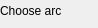
     <widget class="QWidget" name="mergeBox_2">
      <property name="geometry">
       <rect>
        <x>0</x>
        <y>0</y>
        <width>98</width>
        <height>28</height>
       </rect>
      </property>
      <attribute name="label">
       <string>Merge</string>
      </attribute>
      <widget class="QPushButton" name="mergeButton_Patch">
       <property name="geometry">
        <rect>
         <x>10</x>
         <y>130</y>
         <width>231</width>
         <height>28</height>
        </rect>
       </property>
       <property name="text">
        <string>Submit merge</string>
       </property>
      </widget>
      <widget class="QSpinBox" name="chooseMerge_Patch_1">
       <property name="geometry">
        <rect>
         <x>140</x>
         <y>0</y>
         <width>101</width>
         <height>22</height>
        </rect>
       </property>
       <property name="minimum">
        <number>-1</number>
       </property>
       <property name="maximum">
        <number>9999</number>
       </property>
       <property name="value">
        <number>-1</number>
       </property>
      </widget>
      <widget class="QLabel" name="label_37">
       <property name="geometry">
        <rect>
         <x>0</x>
         <y>60</y>
         <width>101</width>
         <height>21</height>
        </rect>
       </property>
       <property name="text">
        <string>Choose arc</string>
       </property>
      </widget>
      <widget class="QLabel" name="label_38">
       <property name="geometry">
        <rect>
         <x>0</x>
         <y>90</y>
         <width>131</width>
         <height>21</height>
        </rect>
       </property>
       <property name="text">
        <string>Choose direction</string>
       </property>
      </widget>
      <widget class="QSpinBox" name="chooseMerge_Patch_2">
       <property name="geometry">
        <rect>
         <x>140</x>
         <y>60</y>
         <width>101</width>
         <height>22</height>
        </rect>
       </property>
       <property name="minimum">
        <number>-1</number>
       </property>
       <property name="maximum">
        <number>9999</number>
       </property>
       <property name="value">
        <number>-1</number>
       </property>
      </widget>
      <widget class="QLabel" name="label_39">
       <property name="geometry">
        <rect>
         <x>0</x>
         <y>30</y>
         <width>131</width>
         <height>21</height>
        </rect>
       </property>
       <property name="text">
        <string>Choose direction</string>
       </property>
      </widget>
      <widget class="QLabel" name="label_40">
       <property name="geometry">
        <rect>
         <x>0</x>
         <y>0</y>
         <width>101</width>
         <height>21</height>
        </rect>
       </property>
       <property name="text">
        <string>Choose arc</string>
       </property>
      </widget>
      <widget class="QComboBox" name="chooseMergeDirection_Patch_1">
       <property name="geometry">
        <rect>
         <x>140</x>
         <y>30</y>
         <width>101</width>
         <height>22</height>
        </rect>
       </property>
       <item>
        <property name="text">
         <string>YELLOW</string>
        </property>
       </item>
       <item>
        <property name="text">
         <string>YELLOW-GREEN</string>
        </property>
       </item>
       <item>
        <property name="text">
         <string>GREEN</string>
        </property>
       </item>
       <item>
        <property name="text">
         <string>BLUE-GREEN</string>
        </property>
       </item>
       <item>
        <property name="text">
         <string>BLUE</string>
        </property>
       </item>
       <item>
        <property name="text">
         <string>BLUE-RED</string>
        </property>
       </item>
       <item>
        <property name="text">
         <string>RED</string>
        </property>
       </item>
       <item>
        <property name="text">
         <string>YELLOW-RED</string>
        </property>
       </item>
      </widget>
      <widget class="QComboBox" name="chooseMergeDirection_Patch_2">
       <property name="geometry">
        <rect>
         <x>140</x>
         <y>90</y>
         <width>101</width>
         <height>22</height>
        </rect>
       </property>
       <item>
        <property name="text">
         <string>YELLOW</string>
        </property>
       </item>
       <item>
        <property name="text">
         <string>YELLOW-GREEN</string>
        </property>
       </item>
       <item>
        <property name="text">
         <string>GREEN</string>
        </property>
       </item>
       <item>
        <property name="text">
         <string>BLUE-GREEN</string>
        </property>
       </item>
       <item>
        <property name="text">
         <string>BLUE</string>
        </property>
       </item>
       <item>
        <property name="text">
         <string>BLUE-RED</string>
        </property>
       </item>
       <item>
        <property name="text">
         <string>RED</string>
        </property>
       </item>
       <item>
        <property name="text">
         <string>YELLOW-RED</string>
        </property>
       </item>
      </widget>
     </widget>
